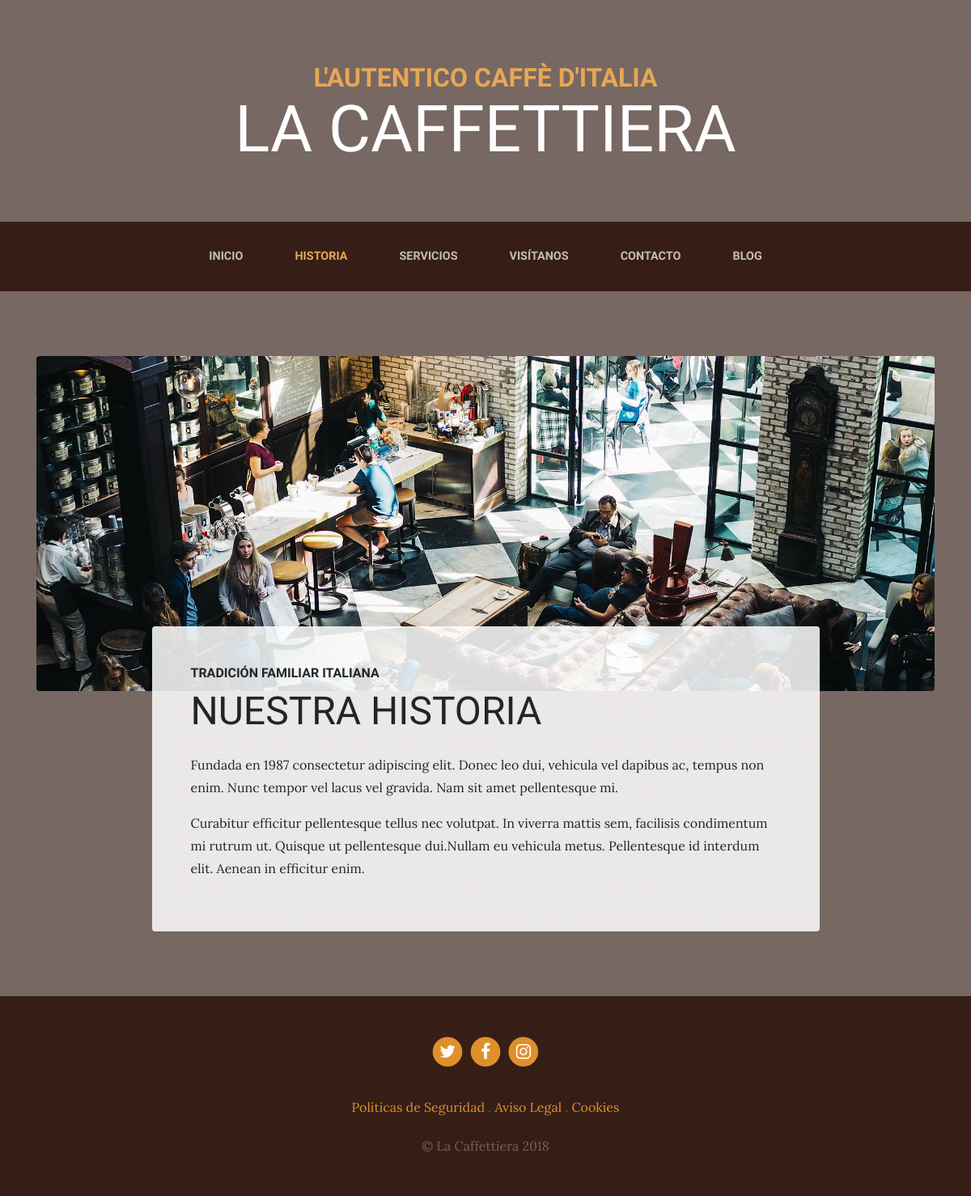
The page /about/ on the database its author committed.
### pages/models.py (models this page shows, shortened)
class Page (models.Model):
    title=models.CharField(max_length=100, verbose_name="Título")
    content=RichTextField(verbose_name="Contenido")
    created=models.DateTimeField(auto_now_add=True, verbose_name="Fecha de creacion")
    updated=models.DateTimeField(auto_now=True, verbose_name="Fecha de modificación")
    class Meta:
        verbose_name="Pagina"
        verbose_name_plural="Paginas"
        ordering=["created"]

### core/views.py (the view)
# urls.py: path('about/', views.about, name="about"),
def about (request):
    return render(request, "core/about.html")

### pages/templatetags/pages_secundary.py (called while the page is built)
@register.simple_tag
def get_list_pages():
    pages=Page.objects.all()
    return pages

### social/processors.py (called while the page is built)
def context(request):
    dict={}
    listSocial=Social.objects.all()
    for social in listSocial:
        dict[social.key]=social.url
    return dict

### core/templates/core/about.html (shortened to what this page needs)
{% extends 'core/base.html' %}
{% block content %}
{% load static %}
    <section class="page-section about-heading">
      <div class="container">
        <img class="img-fluid rounded about-heading-img mb-3 mb-lg-0" src="{% static 'core/img/about.jpg' %}" alt="">
        <div class="about-heading-content">
          <div class="row">
            <div class="col-xl-9 col-lg-10 mx-auto">
              <div class="bg-faded rounded p-5">
                <h2 class="section-heading mb-4">
                  <span class="section-heading-upper">Tradición familiar italiana</span>
                  <span class="section-heading-lower">Nuestra historia</span>
                </h2>
                <p>Fundada en 1987 consectetur adipiscing elit. Donec leo dui, vehicula vel dapibus ac, tempus non enim. Nunc tempor vel lacus vel gravida. Nam sit amet pellentesque mi. </p>
                <p>Curabitur efficitur pellentesque tellus nec volutpat. In viverra mattis sem, facilisis condimentum mi rutrum ut. Quisque ut pellentesque dui.Nullam eu vehicula metus. Pellentesque id interdum elit. Aenean in efficitur enim.</p>
              </div>
            </div>
          </div>
        </div>
      </div>
    </section>
    {% endblock %}

### core/templates/core/base.html (shortened to what this page needs)
<!DOCTYPE html>
<html lang="es">
  <head>
     {% load static %}
    <link href="{% static 'core/vendor/bootstrap/css/bootstrap.min.css' %}" rel="stylesheet">
    <link href="{% static 'core/vendor/font-awesome/css/font-awesome.min.css' %}" rel="stylesheet" type="text/css">
    <link rel="stylesheet" href="{% static 'css/bootstrap.min.css' %}">
    <link href="{% static 'core/css/business-casual.css' %}" rel="stylesheet">
  </head>
  <body>
    <h1 class="site-heading text-center text-white d-none d-lg-block">
      <span class="site-heading-upper text-primary mb-3">L'autentico caffè d'italia</span>
      <span class="site-heading-lower">La Caffettiera</span>
    </h1>
    <nav class="navbar navbar-expand-lg navbar-dark py-lg-4" id="mainNav">
      <div class="container">
        <div class="collapse navbar-collapse" id="navbarResponsive">
          <ul class="navbar-nav mx-auto">
            <li class="nav-item {% if request.path == '/' %} active {% endif %}px-lg-4">
              <a class="nav-link text-uppercase text-expanded" href="{% url 'home' %}">Inicio</a>
            </li>
            <li class="nav-item {% if request.path == '/about/' %} active {% endif %} px-lg-4">
              <a class="nav-link text-uppercase text-expanded" href="{% url 'about' %}">Historia</a>
            </li>
            <li class="nav-item {% if request.path == '/services/' %} active {% endif %} px-lg-4">
              <a class="nav-link text-uppercase text-expanded" href="{% url 'services' %}">Servicios</a>
            </li>
            <li class="nav-item {% if request.path == '/store/' %} active {% endif %} px-lg-4">
              <a class="nav-link text-uppercase text-expanded" href="{% url 'store' %}">Visítanos</a>
            </li>
            <li class="nav-item {% if request.path == '/contact/' %} active {% endif %} px-lg-4">
              <a class="nav-link text-uppercase text-expanded" href="{% url 'contact' %}">Contacto</a>
            </li>
            <li class="nav-item {% if request.path == '/blog/' %} active {% endif %} px-lg-4">
              <a class="nav-link text-uppercase text-expanded" href="{% url 'blog' %}">Blog</a>
            </li>
          </ul>
        </div>
      </div>
    </nav>
    {% block content %}{% endblock %}
    <footer class="footer text-faded text-center py-5">
      <div class="container">
        <p class="m-0">
          {% if URL_TWITTER %}
	        <a href="{{URL_TWITTER}}" class="link">
	          <span class="fa-stack fa-lg">
	            <i class="fa fa-circle fa-stack-2x"></i>
	            <i class="fa fa-twitter fa-stack-1x fa-inverse"></i>
	          </span>
	        </a>
          {% endif %}
          {% if URL_FACEBOOK %}
	        <a href="{{URL_FACEBOOK}}" class="link">
	          <span class="fa-stack fa-lg">
	            <i class="fa fa-circle fa-stack-2x"></i>
	            <i class="fa fa-facebook fa-stack-1x fa-inverse"></i>
	          </span>
	        </a>
          {% endif %}
          {% if URL_INSTAGRAM %}
	        <a href="{{URL_INSTAGRAM}}" class="link">
	          <span class="fa-stack fa-lg">
	            <i class="fa fa-circle fa-stack-2x"></i>
	            <i class="fa fa-instagram fa-stack-1x fa-inverse"></i>
	          </span>
	        </a>
          {% endif %}
	    </p>
        <p class="m-0 mbt">
          {% load pages_secundary %}
          {% get_list_pages as listPages %}
          {% for page in listPages %}
          <a href="{% url 'pages' page.id %}" class="link">{{page.title}}</a> {% if not forloop.last %}.{% endif %}
          {% endfor %}
		</p>
        <p class="m-0 mbt1">&copy; La Caffettiera 2018</p>
      </div>
	</footer>
  </body>
</html>

### core/static/core/css/business-casual.css (style rules this page uses)
body { font-family: 'Lora'; background: linear-gradient(rgba(47, 23, 15, 0.65), rgba(47, 23, 15, 0.65)), url("../img/bg.jpg"); background-attachment: fixed; background-position: center; background-size: cover; }
h1, h2, h3, h4, h5, h6 { font-family: 'Raleway'; }
p { line-height: 1.75; }
.text-faded { color: rgba(255, 255, 255, 0.3); }
.site-heading { margin-top: 5rem; margin-bottom: 5rem; text-transform: uppercase; line-height: 1; font-family: 'Raleway'; }
.site-heading .site-heading-upper { display: block; font-size: 2rem; font-weight: 800; }
.site-heading .site-heading-lower { font-size: 5rem; font-weight: 100; line-height: 4rem; }
.page-section { margin-top: 5rem; margin-bottom: 5rem; }
.section-heading { text-transform: uppercase; }
.section-heading .section-heading-upper { display: block; font-size: 1rem; font-weight: 800; padding-bottom:.5rem; }
.section-heading .section-heading-lower { display: block; font-size: 3rem; font-weight: 100; }
.bg-faded { background-color: rgba(255, 255, 255, 0.85); }
#mainNav { background-color: rgba(47, 23, 15, 0.9); font-family: 'Raleway'; }
#mainNav .navbar-nav .nav-item .nav-link { color: rgba(255, 255, 255, 0.7); font-weight: 800; }
#mainNav .navbar-nav .nav-item.active .nav-link { color: #e6a756; }
@media (min-width: 992px) { #mainNav .navbar-nav .nav-item .nav-link { font-size: 0.9rem; } }
@media (min-width: 992px) { .about-heading .about-heading-img { position: relative; z-index: 0; } }
@media (min-width: 992px) { .about-heading .about-heading-content { margin-top: -5rem; position: relative; z-index: 1; } }
.footer { background-color: rgba(47, 23, 15, 0.9); }
.text-primary { color: #e6a756 !important; }
.mbt { padding-top: 2rem; }
.mbt1 { padding-top: 1.25rem; }
a.link { color: #df902a; }

### rows shown on the page
Page: title "Políticas de Seguridad"
Page: title "Aviso Legal"
Page: title "Cookies"
